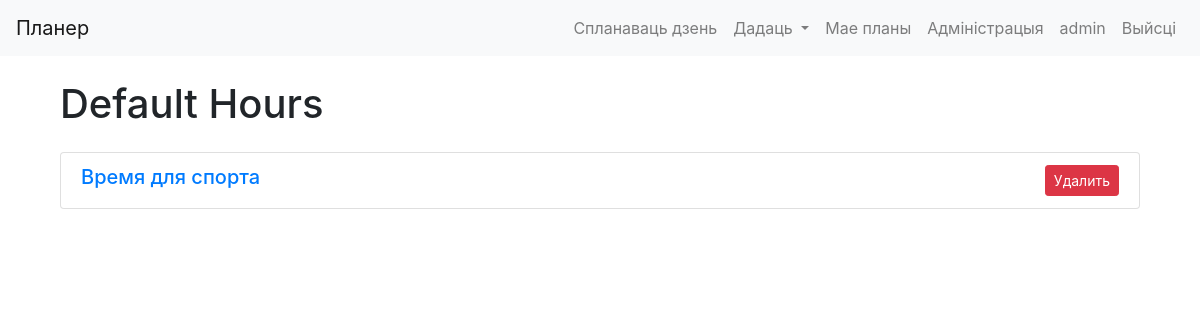
The page /calendar/view_default_hours/ (signed in) on the database as committed earlier.
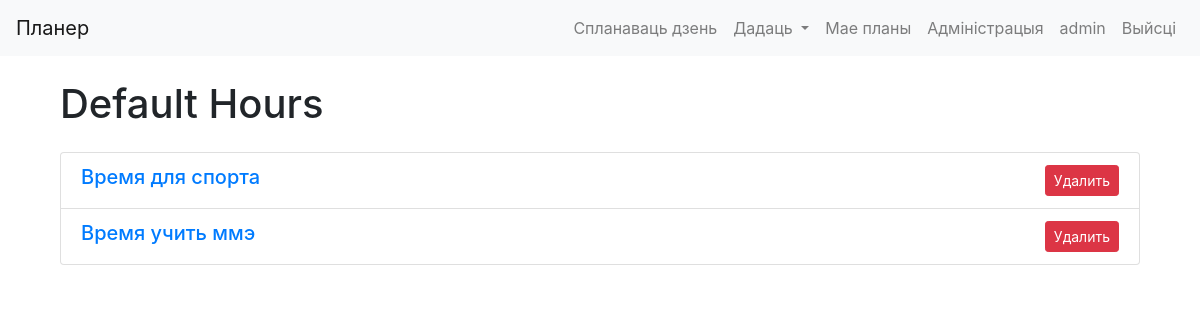
The same page on the database as committed later.
### cal/models.py (models this page shows, shortened)
class DefaultHour(models.Model):
    name = models.CharField(max_length=63)
    start_time_monday = models.TimeField(null=True, blank=True)
    end_time_monday = models.TimeField(null=True, blank=True)
    start_time_tuesday = models.TimeField(null=True, blank=True)
    end_time_tuesday = models.TimeField(null=True, blank=True)
    start_time_wednesday = models.TimeField(null=True, blank=True)
    end_time_wednesday = models.TimeField(null=True, blank=True)
    start_time_thursday = models.TimeField(null=True, blank=True)
    end_time_thursday = models.TimeField(null=True, blank=True)
    start_time_friday = models.TimeField(null=True, blank=True)
    end_time_friday = models.TimeField(null=True, blank=True)
    start_time_saturday = models.TimeField(null=True, blank=True)
    end_time_saturday = models.TimeField(null=True, blank=True)
    start_time_sunday = models.TimeField(null=True, blank=True)
    end_time_sunday = models.TimeField(null=True, blank=True)

### cal/views.py (the view)
# urls.py: path('view_default_hours/', views.view_default_hours, name='view_default_hours'),
@login_required
@user_passes_test(admin_check)
def view_default_hours(request):
    hours = DefaultHour.objects.all()
    return render(request, 'cal/view_default_hours.html', {'hours': hours})

### cal/views.py (called while the page is built)
def admin_check(user):
    return user.is_superuser

### cal/templates/cal/view_default_hours.html (shortened to what this page needs)
{% extends "cal/layout.html" %}
{% load static %}
{% block content %}
<div class="container-fluid">
    <h1 class="my-4">Default Hours</h1>
    <div class="row">
      <div class="col">
        <div class="list-group">
          {% for hour in hours %}
            <div class="list-group-item">
              <div class="d-flex w-100 justify-content-between">
                <a href="{% url 'cal:edit_default_hour' hour.id %}">
                  <h5 class="mb-1">{{ hour.name }}</h5>
                </a>
                <form method="post" action="{% url 'cal:delete_default_hour' hour.id %}">
                  <button class="btn btn-danger btn-sm" type="submit">Удалить</button>
                </form>
              </div>
            </div>
          {% endfor %}
        </div>
      </div>
    </div>
  </div>
  </div>
{% endblock %}

Rows that differ between the two databases and show on the page:
added DefaultHour: name "Время учить ммэ"
